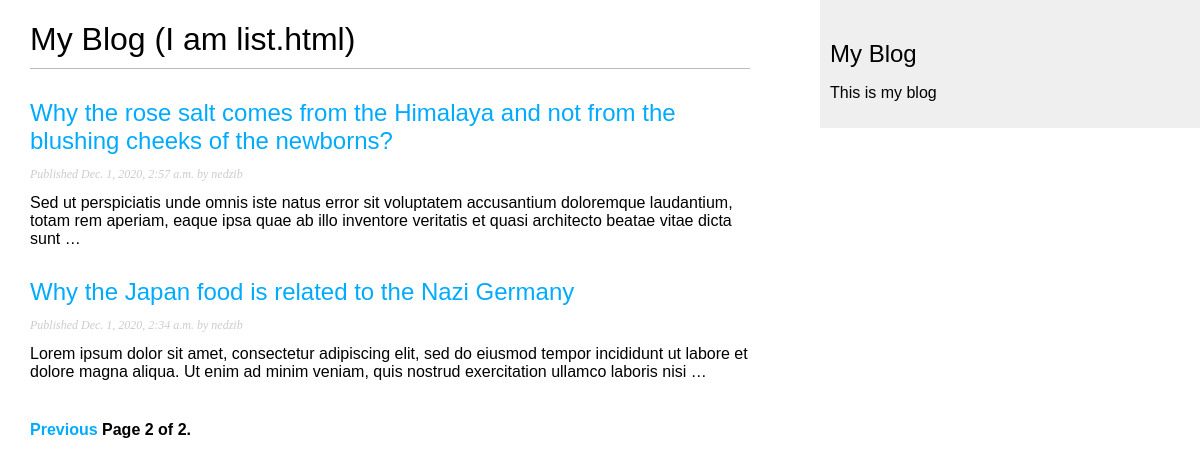
Screenshot of /blog/?page=2 with the database file from the repository.
### blog/models.py (models this page shows, shortened)
class Post(models.Model):
    objects = models.Manager()  # The default manager.
    published = PublishedManager()  # Our custom manager.
    STATUS_CHOICES = (('draft', 'Draft'), ('published', 'Published'))
    title = models.CharField(max_length=250)
    slug = models.SlugField(max_length=250, unique_for_date='publish')
    author = models.ForeignKey(
        User, on_delete=models.CASCADE, related_name='blog_post')
    body = RichTextUploadingField(blank=True)
    publish = models.DateTimeField(default=timezone.now)
    created = models.DateTimeField(auto_now_add=True)
    updated = models.DateTimeField(auto_now=True)
    status = models.CharField(
        max_length=10, choices=STATUS_CHOICES, default='draft')
    class Meta:
        ordering = ('-publish',)
    def get_absolute_url(self):
        return reverse('blog:post_detail',
                       args=[self.publish.year,
                             self.publish.month,
                             self.publish.day,
                             self.slug])

### blog/views.py (the view)
# urls.py: path('', views.PostListView.as_view(), name='post_list'),
class PostListView(ListView):
    queryset = Post.published.all()
    context_object_name = 'posts'
    paginate_by = 3
    template_name = 'blog/post/list.html'

### blog/templates/blog/post/list.html (shortened to what this page needs)
{% extends "blog/base.html" %}
{% block content %}
<h1>My Blog (I am list.html)</h1>
{% for post in posts %}
<h2>
    <a href="{{ post.get_absolute_url }}">
        {{ post.title }}
    </a>
</h2>
<p class="date">
    Published {{ post.publish }} by {{ post.author }}
</p>
{{ post.body|truncatewords:30|safe }}
{% endfor %}
{% include "pagination.html" with page=page_obj %}
{% endblock %}

### blog/static/css/blog.css (style rules this page uses)
body { margin:0; padding:0; font-family:helvetica, sans-serif; }
a { color:#00abff; text-decoration:none; }
h1 { font-weight:normal; border-bottom:1px solid #bbb; padding:0 0 10px 0; }
h2 { font-weight:normal; margin:30px 0 0; }
p.date { color:#ccc; font-family: georgia, serif; font-size: 12px; font-style: italic; }

### rows the page displays
Post: title "Why the rose salt comes from the Himalaya and not from the blushing cheeks of the newborns?", publish "Dec. 1, 2020, 2:57 a.m.", author "nedzib", body "Sed ut perspiciatis unde omnis iste natus error sit voluptatem accusantium doloremque laudantium, totam rem aperiam, eaque ipsa quae ab illo inventore veritatis et quasi architecto beatae vitae dicta sunt …"
Post: title "Why the Japan food is related to the Nazi Germany", publish "Dec. 1, 2020, 2:34 a.m.", author "nedzib", body "Lorem ipsum dolor sit amet, consectetur adipiscing elit, sed do eiusmod tempor incididunt ut labore et dolore magna aliqua. Ut enim ad minim veniam, quis nostrud exercitation ullamco laboris nisi …"

### other values shown
{{ page.number }} "2"
{{ page.paginator.num_pages }} "2"
